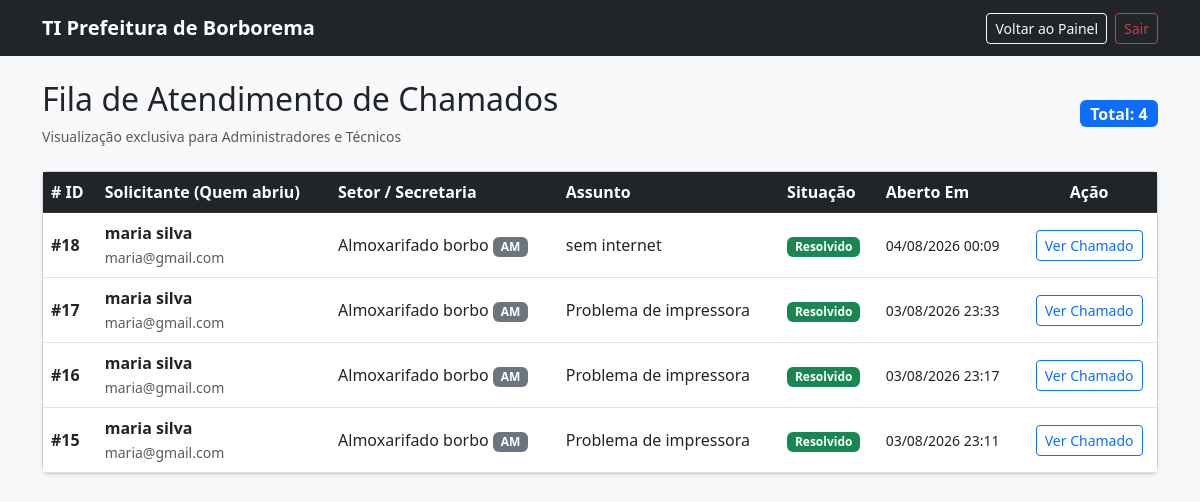
The app's page /suporte/fila_chamados.php (signed in) with its own data.
### tables this page shows
CREATE TABLE `chamados` (
  `id` int(11) NOT NULL,
  `protocolo` varchar(20) NOT NULL,
  `titulo` varchar(150) NOT NULL,
  `descricao` text NOT NULL,
  `status` enum('novo','aberto','em_andamento','resolvido') NOT NULL DEFAULT 'novo',
  `prioridade` enum('baixa','media','alta','urgente') DEFAULT 'media',
  `usuario_id` int(11) NOT NULL,
  `tecnico_id` int(11) DEFAULT NULL,
  `categoria_id` int(11) NOT NULL,
  `criado_em` timestamp NOT NULL DEFAULT current_timestamp(),
  `atualizado_em` timestamp NOT NULL DEFAULT current_timestamp() ON UPDATE current_timestamp(),
  `fechado_em` datetime DEFAULT NULL,
  `tempo_atendimento` int(11) DEFAULT NULL COMMENT 'Tempo em segundos'
);

CREATE TABLE `usuarios` (
  `id` int(11) NOT NULL,
  `nome` varchar(100) NOT NULL,
  `email` varchar(100) NOT NULL,
  `senha` varchar(255) NOT NULL,
  `cpf` varchar(14) DEFAULT NULL,
  `telefone` varchar(20) DEFAULT NULL,
  `perfil` enum('admin','tecnico','usuario') NOT NULL DEFAULT 'usuario',
  `setor_id` int(11) DEFAULT NULL,
  `ativo` tinyint(1) DEFAULT 1,
  `criado_em` timestamp NOT NULL DEFAULT current_timestamp(),
  `atualizado_em` timestamp NOT NULL DEFAULT current_timestamp() ON UPDATE current_timestamp()
);

CREATE TABLE `secretarias_setores` (
  `id` int(11) NOT NULL,
  `nome` varchar(100) NOT NULL,
  `sigla` varchar(20) NOT NULL,
  `ativo` tinyint(1) DEFAULT 1,
  `criado_em` timestamp NOT NULL DEFAULT current_timestamp()
);

### suporte/fila_chamados.php (the view, shortened to what this page needs)
<?php
require_once __DIR__ . '/../config/conexao.php';
try {
    $sql = "SELECT
                c.id,
                c.titulo,
                c.status,
                c.prioridade,
                c.criado_em,
                u.nome AS solicitante_nome,
                u.email AS solicitante_email,
                s.nome AS setor_nome,
                s.sigla AS setor_sigla
            FROM chamados c
            INNER JOIN usuarios u ON c.usuario_id = u.id
            LEFT JOIN secretarias_setores s ON u.setor_id = s.id
            ORDER BY
                CASE
                    WHEN c.status = 'novo' THEN 1
                    WHEN c.status = 'em_andamento' THEN 2
                    WHEN c.status IN ('fechado', 'resolvido') THEN 3
                    ELSE 4
                END ASC,
                c.criado_em DESC";
    $stmt = $pdo->query($sql);
    $chamados = $stmt->fetchAll();
} catch (PDOException $e) {
    $chamados = [];
    $mensagemErro = "Erro ao buscar chamados na fila: " . $e->getMessage();
}
?>
<!DOCTYPE html>
<html lang="pt-BR">
<head>
    <link href="https://cdn.jsdelivr.net/npm/bootstrap@5.3.0/dist/css/bootstrap.min.css" rel="stylesheet">
</head>
<body class="bg-light">
    <nav class="navbar navbar-expand-lg navbar-dark bg-dark">
        <div class="container">
            <a class="navbar-brand fw-bold" href="../account/painel.php"> TI Prefeitura de Borborema</a>
            <div class="d-flex align-items-center text-white">
                <a href="../account/painel.php" class="btn btn-outline-light btn-sm me-2">Voltar ao Painel</a>
                <a href="../account/logout.php" class="btn btn-outline-danger btn-sm">Sair</a>
            </div>
        </div>
    </nav>
    <div class="container mt-4">
        <div class="d-flex justify-content-between align-items-center mb-4">
            <div>
                <h2>Fila de Atendimento de Chamados</h2>
                <p class="text-muted small mb-0">Visualização exclusiva para Administradores e Técnicos</p>
            </div>
            <div>
                <span class="badge bg-primary fs-6">Total: <?= count($chamados) ?></span>
            </div>
        </div>
        <div class="card shadow-sm">
            <div class="card-body p-0">
                <div class="table-responsive">
                    <table class="table table-hover align-middle mb-0">
                        <thead class="table-dark">
                            <tr>
                                <th># ID</th>
                                <th>Solicitante (Quem abriu)</th>
                                <th>Setor / Secretaria</th>
                                <th>Assunto</th>
                                <th>Situação</th>
                                <th>Aberto Em</th>
                                <th class="text-center">Ação</th>
                            </tr>
                        </thead>
                        <tbody>
                            <?php if (count($chamados) > 0): ?>
                                <?php foreach ($chamados as $chamado): ?>
                                    <tr>
                                        <td><strong>#<?= $chamado['id'] ?></strong></td>
                                        <td>
                                            <strong><?= htmlspecialchars($chamado['solicitante_nome']) ?></strong><br>
                                            <small class="text-muted"><?= htmlspecialchars($chamado['solicitante_email']) ?></small>
                                        </td>
                                        <td>
                                            <?= htmlspecialchars($chamado['setor_nome'] ?? 'Não informado') ?>
                                            <?php if (!empty($chamado['setor_sigla'])): ?>
                                                <span class="badge bg-secondary"><?= htmlspecialchars($chamado['setor_sigla']) ?></span>
                                            <?php endif; ?>
                                        </td>
                                        <td><?= htmlspecialchars($chamado['titulo']) ?></td>
                                        <td>
                                            <?php if ($chamado['status'] === 'novo'): ?>
                                                <span class="badge bg-primary">Novo</span>
                                            <?php elseif ($chamado['status'] === 'em_andamento'): ?>
                                                <span class="badge bg-warning text-dark">Em Andamento</span>
                                            <?php elseif (in_array($chamado['status'], ['fechado', 'resolvido'])): ?>
                                                <span class="badge bg-success">Resolvido</span>
                                            <?php else: ?>
                                                <span class="badge bg-secondary"><?= htmlspecialchars(ucfirst($chamado['status'])) ?></span>
                                            <?php endif; ?>
                                            </td>
                                        <td>
                                            <small><?= date('d/m/Y H:i', strtotime($chamado['criado_em'])) ?></small>
                                        </td>
                                        <td class="text-center">
                                            <a href="ver_chamado.php?id=<?= $chamado['id'] ?>" class="btn btn-sm btn-outline-primary">
                                                Ver Chamado
                                            </a>
                                        </td>
                                    </tr>
                                <?php endforeach; ?>
                            <?php else: ?>
                                <tr>
                                    <td colspan="7" class="text-center py-4 text-muted">Nenhum chamado encontrado na fila.</td>
                                </tr>
                            <?php endif; ?>
                        </tbody>
                    </table>
                </div>
            </div>
        </div>
    </div>
</body>
</html>

### records on screen
chamados: id "18", usuario.nome "maria silva", usuario.email "maria@gmail.com", secretarias_setores.nome "Almoxarifado borbo", secretarias_setores.sigla "AM", titulo "sem internet", status "Resolvido", criado_em "04/08/2026 00:09"
chamados: id "17", usuario.nome "maria silva", usuario.email "maria@gmail.com", secretarias_setores.nome "Almoxarifado borbo", secretarias_setores.sigla "AM", titulo "Problema de impressora", status "Resolvido", criado_em "03/08/2026 23:33"
chamados: id "16", usuario.nome "maria silva", usuario.email "maria@gmail.com", secretarias_setores.nome "Almoxarifado borbo", secretarias_setores.sigla "AM", titulo "Problema de impressora", status "Resolvido", criado_em "03/08/2026 23:17"
chamados: id "15", usuario.nome "maria silva", usuario.email "maria@gmail.com", secretarias_setores.nome "Almoxarifado borbo", secretarias_setores.sigla "AM", titulo "Problema de impressora", status "Resolvido", criado_em "03/08/2026 23:11"

### other values on screen
count($chamados) "4"
